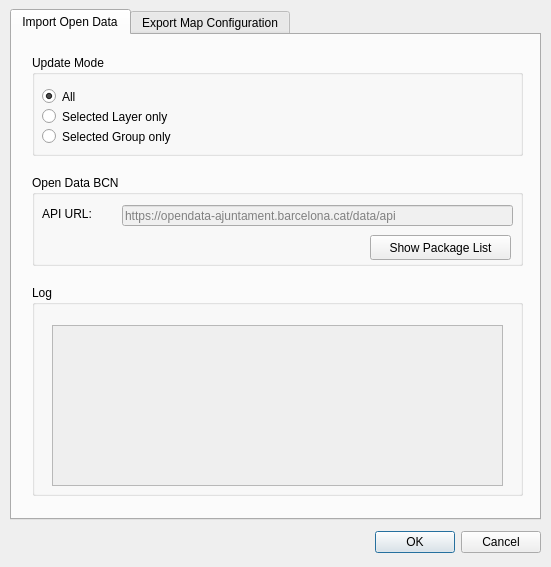
<?xml version="1.0" encoding="UTF-8"?>
<ui version="4.0">
 <class>UDDmanagerDialogBase</class>
 <widget class="QDialog" name="UDDmanagerDialogBase">
  <property name="geometry">
   <rect>
    <x>0</x>
    <y>0</y>
    <width>551</width>
    <height>567</height>
   </rect>
  </property>
  <property name="windowTitle">
   <string>UDD Manager</string>
  </property>
  <widget class="QTabWidget" name="tabWidget">
   <property name="geometry">
    <rect>
     <x>10</x>
     <y>9</y>
     <width>531</width>
     <height>511</height>
    </rect>
   </property>
   <property name="currentIndex">
    <number>0</number>
   </property>
   <widget class="QWidget" name="tabImport">
    <attribute name="title">
     <string>Import Open Data</string>
    </attribute>
    <widget class="QGroupBox" name="groupImportMode">
     <property name="geometry">
      <rect>
       <x>20</x>
       <y>20</y>
       <width>491</width>
       <height>101</height>
      </rect>
     </property>
     <property name="title">
      <string>Update Mode</string>
     </property>
     <widget class="QRadioButton" name="radioImportLayer">
      <property name="geometry">
       <rect>
        <x>10</x>
        <y>50</y>
        <width>211</width>
        <height>23</height>
       </rect>
      </property>
      <property name="text">
       <string>Selected Layer only</string>
      </property>
      <property name="checked">
       <bool>false</bool>
      </property>
     </widget>
     <widget class="QRadioButton" name="radioImportAll">
      <property name="geometry">
       <rect>
        <x>10</x>
        <y>30</y>
        <width>211</width>
        <height>23</height>
       </rect>
      </property>
      <property name="text">
       <string>All</string>
      </property>
      <property name="checked">
       <bool>true</bool>
      </property>
     </widget>
     <widget class="QRadioButton" name="radioImportGroup">
      <property name="geometry">
       <rect>
        <x>10</x>
        <y>70</y>
        <width>211</width>
        <height>23</height>
       </rect>
      </property>
      <property name="text">
       <string>Selected Group only</string>
      </property>
      <property name="checked">
       <bool>false</bool>
      </property>
     </widget>
    </widget>
    <widget class="QGroupBox" name="importLog">
     <property name="geometry">
      <rect>
       <x>20</x>
       <y>250</y>
       <width>491</width>
       <height>211</height>
      </rect>
     </property>
     <property name="title">
      <string>Log</string>
     </property>
     <widget class="QScrollArea" name="scrollArea">
      <property name="geometry">
       <rect>
        <x>20</x>
        <y>40</y>
        <width>451</width>
        <height>161</height>
       </rect>
      </property>
      <property name="widgetResizable">
       <bool>true</bool>
      </property>
      <widget class="QWidget" name="scrollAreaWidgetContents">
       <property name="geometry">
        <rect>
         <x>0</x>
         <y>0</y>
         <width>449</width>
         <height>159</height>
        </rect>
       </property>
      </widget>
     </widget>
    </widget>
    <widget class="QGroupBox" name="groupOpenData">
     <property name="geometry">
      <rect>
       <x>20</x>
       <y>140</y>
       <width>491</width>
       <height>91</height>
      </rect>
     </property>
     <property name="title">
      <string>Open Data BCN</string>
     </property>
     <widget class="QLabel" name="labelApiUrl">
      <property name="geometry">
       <rect>
        <x>10</x>
        <y>30</y>
        <width>71</width>
        <height>17</height>
       </rect>
      </property>
      <property name="text">
       <string>API URL:</string>
      </property>
     </widget>
     <widget class="QLineEdit" name="inputApiUrl">
      <property name="geometry">
       <rect>
        <x>90</x>
        <y>30</y>
        <width>391</width>
        <height>21</height>
       </rect>
      </property>
      <property name="styleSheet">
       <string notr="true">color: #808080; background-color: #F0F0F0;</string>
      </property>
      <property name="text">
       <string>https://opendata-ajuntament.barcelona.cat/data/api</string>
      </property>
      <property name="readOnly">
       <bool>true</bool>
      </property>
     </widget>
     <widget class="QPushButton" name="buttonShowPackages">
      <property name="geometry">
       <rect>
        <x>338</x>
        <y>60</y>
        <width>141</width>
        <height>25</height>
       </rect>
      </property>
      <property name="text">
       <string>Show Package List</string>
      </property>
     </widget>
    </widget>
   </widget>
   <widget class="QWidget" name="tabExport">
    <attribute name="title">
     <string>Export Map Configuration</string>
    </attribute>
    <widget class="QGroupBox" name="groupMode">
     <property name="geometry">
      <rect>
       <x>20</x>
       <y>20</y>
       <width>231</width>
       <height>101</height>
      </rect>
     </property>
     <property name="title">
      <string>Mode</string>
     </property>
     <widget class="QRadioButton" name="radioUpload">
      <property name="geometry">
       <rect>
        <x>10</x>
        <y>50</y>
        <width>211</width>
        <height>23</height>
       </rect>
      </property>
      <property name="text">
       <string>Upload to server</string>
      </property>
      <property name="checked">
       <bool>false</bool>
      </property>
     </widget>
     <widget class="QRadioButton" name="radioLocal">
      <property name="geometry">
       <rect>
        <x>10</x>
        <y>30</y>
        <width>211</width>
        <height>23</height>
       </rect>
      </property>
      <property name="text">
       <string>Only generate locally</string>
      </property>
      <property name="checked">
       <bool>true</bool>
      </property>
     </widget>
    </widget>
    <widget class="QGroupBox" name="groupDestination">
     <property name="geometry">
      <rect>
       <x>20</x>
       <y>140</y>
       <width>491</width>
       <height>151</height>
      </rect>
     </property>
     <property name="title">
      <string>Project data</string>
     </property>
     <widget class="QLabel" name="labelJSONpath">
      <property name="geometry">
       <rect>
        <x>10</x>
        <y>60</y>
        <width>81</width>
        <height>17</height>
       </rect>
      </property>
      <property name="text">
       <string>JSON File:</string>
      </property>
     </widget>
     <widget class="QLabel" name="labelQGSpath">
      <property name="geometry">
       <rect>
        <x>10</x>
        <y>90</y>
        <width>71</width>
        <height>17</height>
       </rect>
      </property>
      <property name="text">
       <string>QGS path:</string>
      </property>
     </widget>
     <widget class="QLineEdit" name="inputJSONpath">
      <property name="geometry">
       <rect>
        <x>90</x>
        <y>60</y>
        <width>391</width>
        <height>21</height>
       </rect>
      </property>
      <property name="styleSheet">
       <string notr="true">color: #808080; background-color: #F0F0F0;</string>
      </property>
      <property name="inputMethodHints">
       <set>Qt::ImhUrlCharactersOnly</set>
      </property>
      <property name="text">
       <string/>
      </property>
      <property name="readOnly">
       <bool>true</bool>
      </property>
     </widget>
     <widget class="QLineEdit" name="inputQGSpath">
      <property name="geometry">
       <rect>
        <x>90</x>
        <y>90</y>
        <width>391</width>
        <height>21</height>
       </rect>
      </property>
      <property name="font">
       <font>
        <family>Ubuntu</family>
        <italic>false</italic>
       </font>
      </property>
      <property name="autoFillBackground">
       <bool>false</bool>
      </property>
      <property name="styleSheet">
       <string notr="true">color: #808080; background-color: #F0F0F0;</string>
      </property>
      <property name="inputMethodHints">
       <set>Qt::ImhUrlCharactersOnly</set>
      </property>
      <property name="text">
       <string/>
      </property>
      <property name="readOnly">
       <bool>true</bool>
      </property>
     </widget>
     <widget class="QPushButton" name="buttonShow">
      <property name="geometry">
       <rect>
        <x>290</x>
        <y>120</y>
        <width>191</width>
        <height>25</height>
       </rect>
      </property>
      <property name="text">
       <string>Show published JSON file</string>
      </property>
     </widget>
     <widget class="QLabel" name="labelProject">
      <property name="geometry">
       <rect>
        <x>10</x>
        <y>30</y>
        <width>67</width>
        <height>17</height>
       </rect>
      </property>
      <property name="text">
       <string>Project:</string>
      </property>
     </widget>
     <widget class="QPushButton" name="buttonShowProject">
      <property name="geometry">
       <rect>
        <x>360</x>
        <y>30</y>
        <width>121</width>
        <height>25</height>
       </rect>
      </property>
      <property name="text">
       <string>Show project</string>
      </property>
     </widget>
     <widget class="QLineEdit" name="inputProject">
      <property name="geometry">
       <rect>
        <x>90</x>
        <y>30</y>
        <width>251</width>
        <height>21</height>
       </rect>
      </property>
      <property name="styleSheet">
       <string notr="true">color: #808080; background-color: #F0F0F0;</string>
      </property>
      <property name="inputMethodHints">
       <set>Qt::ImhUrlCharactersOnly</set>
      </property>
      <property name="text">
       <string/>
      </property>
      <property name="readOnly">
       <bool>true</bool>
      </property>
     </widget>
    </widget>
    <widget class="QGroupBox" name="groupFtp">
     <property name="geometry">
      <rect>
       <x>20</x>
       <y>310</y>
       <width>491</width>
       <height>151</height>
      </rect>
     </property>
     <property name="title">
      <string>FTP connection data</string>
     </property>
     <widget class="QLabel" name="labelHost">
      <property name="geometry">
       <rect>
        <x>10</x>
        <y>30</y>
        <width>71</width>
        <height>17</height>
       </rect>
      </property>
      <property name="text">
       <string>Host:</string>
      </property>
     </widget>
     <widget class="QLabel" name="labelUser">
      <property name="geometry">
       <rect>
        <x>10</x>
        <y>60</y>
        <width>67</width>
        <height>17</height>
       </rect>
      </property>
      <property name="text">
       <string>User:</string>
      </property>
     </widget>
     <widget class="QLabel" name="labelPassword">
      <property name="geometry">
       <rect>
        <x>10</x>
        <y>90</y>
        <width>71</width>
        <height>17</height>
       </rect>
      </property>
      <property name="text">
       <string>Password:</string>
      </property>
     </widget>
     <widget class="QLineEdit" name="inputHost">
      <property name="geometry">
       <rect>
        <x>90</x>
        <y>30</y>
        <width>391</width>
        <height>21</height>
       </rect>
      </property>
      <property name="text">
       <string/>
      </property>
     </widget>
     <widget class="QLineEdit" name="inputUser">
      <property name="geometry">
       <rect>
        <x>90</x>
        <y>60</y>
        <width>391</width>
        <height>21</height>
       </rect>
      </property>
      <property name="text">
       <string/>
      </property>
     </widget>
     <widget class="QgsPasswordLineEdit" name="inputPassword">
      <property name="geometry">
       <rect>
        <x>90</x>
        <y>90</y>
        <width>391</width>
        <height>21</height>
       </rect>
      </property>
      <property name="text">
       <string/>
      </property>
     </widget>
     <widget class="QPushButton" name="buttonTest">
      <property name="geometry">
       <rect>
        <x>360</x>
        <y>120</y>
        <width>121</width>
        <height>25</height>
       </rect>
      </property>
      <property name="text">
       <string>Test connection</string>
      </property>
     </widget>
    </widget>
    <widget class="QGroupBox" name="groupResult">
     <property name="geometry">
      <rect>
       <x>270</x>
       <y>20</y>
       <width>241</width>
       <height>101</height>
      </rect>
     </property>
     <property name="title">
      <string>Show result</string>
     </property>
     <widget class="QRadioButton" name="radioProject">
      <property name="enabled">
       <bool>false</bool>
      </property>
      <property name="geometry">
       <rect>
        <x>10</x>
        <y>70</y>
        <width>221</width>
        <height>23</height>
       </rect>
      </property>
      <property name="text">
       <string>Project map</string>
      </property>
      <property name="checkable">
       <bool>true</bool>
      </property>
      <property name="checked">
       <bool>false</bool>
      </property>
     </widget>
     <widget class="QRadioButton" name="radioJson">
      <property name="geometry">
       <rect>
        <x>10</x>
        <y>50</y>
        <width>221</width>
        <height>23</height>
       </rect>
      </property>
      <property name="text">
       <string>JSON file</string>
      </property>
      <property name="checked">
       <bool>true</bool>
      </property>
     </widget>
     <widget class="QRadioButton" name="radioNone">
      <property name="geometry">
       <rect>
        <x>10</x>
        <y>30</y>
        <width>221</width>
        <height>23</height>
       </rect>
      </property>
      <property name="text">
       <string>None</string>
      </property>
     </widget>
    </widget>
   </widget>
  </widget>
  <widget class="QDialogButtonBox" name="buttonBox">
   <property name="geometry">
    <rect>
     <x>20</x>
     <y>530</y>
     <width>521</width>
     <height>25</height>
    </rect>
   </property>
   <property name="standardButtons">
    <set>QDialogButtonBox::Cancel|QDialogButtonBox::Ok</set>
   </property>
  </widget>
 </widget>
 <customwidgets>
  <customwidget>
   <class>QgsPasswordLineEdit</class>
   <extends>QLineEdit</extends>
   <header>qgspasswordlineedit.h</header>
  </customwidget>
 </customwidgets>
 <resources/>
 <connections>
  <connection>
   <sender>buttonBox</sender>
   <signal>accepted()</signal>
   <receiver>UDDmanagerDialogBase</receiver>
   <slot>accept()</slot>
   <hints>
    <hint type="sourcelabel">
     <x>20</x>
     <y>20</y>
    </hint>
    <hint type="destinationlabel">
     <x>20</x>
     <y>20</y>
    </hint>
   </hints>
  </connection>
  <connection>
   <sender>buttonBox</sender>
   <signal>rejected()</signal>
   <receiver>UDDmanagerDialogBase</receiver>
   <slot>reject()</slot>
   <hints>
    <hint type="sourcelabel">
     <x>20</x>
     <y>20</y>
    </hint>
    <hint type="destinationlabel">
     <x>20</x>
     <y>20</y>
    </hint>
   </hints>
  </connection>
 </connections>
</ui>
